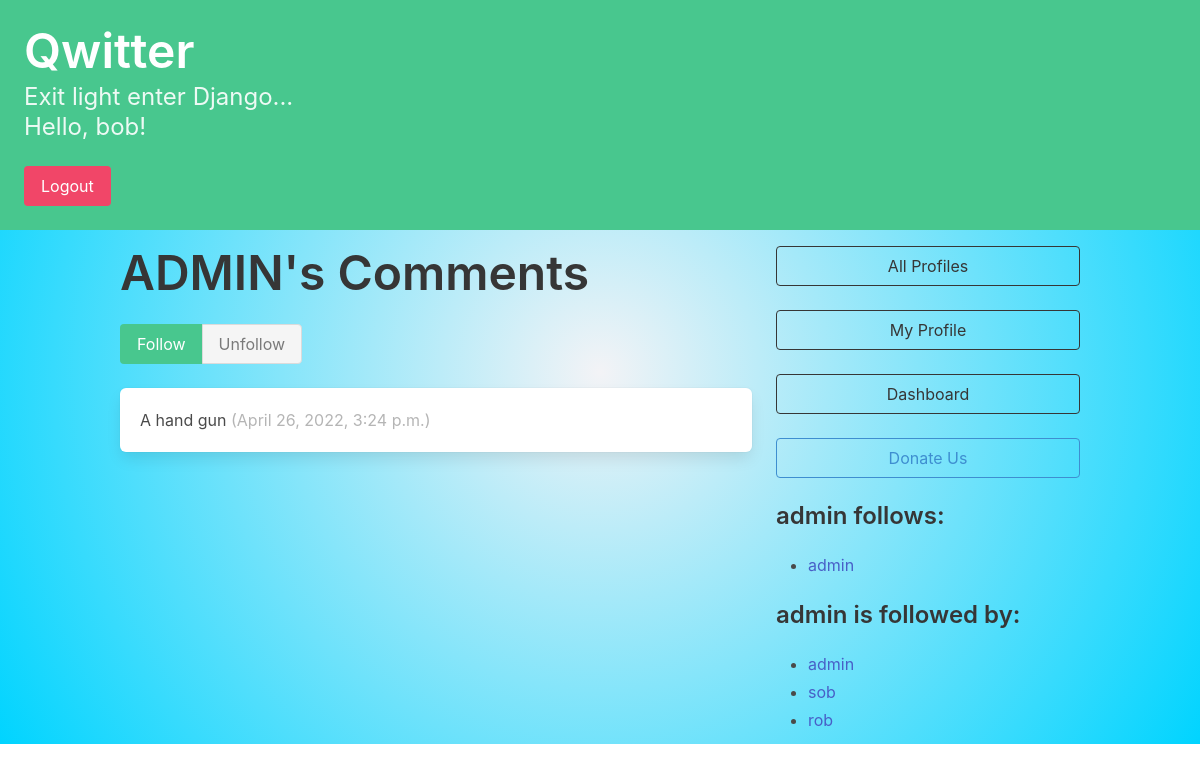
Screenshot of /profile/4 (signed in) with the database file from the repository.
### main_app/models.py (models this page shows, shortened)
class Profile(models.Model):
    user = models.OneToOneField(User, on_delete=models.CASCADE)
    follows = models.ManyToManyField("self", related_name="followed_by",
    symmetrical=False, blank=True)
    def __str__(self):
        return self.user.username

class Comments(models.Model):
    user = models.ForeignKey(User, related_name="comments", on_delete=models.DO_NOTHING,blank=True)
    body = models.CharField(max_length=140)
    created_at = models.DateTimeField(auto_now_add=True)

### main_app/views.py (the view, shortened to what this page needs)
# urls.py: path("profile/<int:pk>", profile, name="profile"),
@login_required(login_url='http://127.0.0.1:8000/')
def profile(request, pk):
    if not hasattr(request.user, 'profile'):
        missing_profile = Profile(user=request.user)
        missing_profile.save()
    profile = Profile.objects.get(pk=pk)
    return render(request, "profile.html", {"profile": profile})

### templates/profile.html (shortened to what this page needs)
{% extends 'base.html' %}
{% block content %}
<div class="column">
    <div class="block">
    <h1 class="title is-1">
        {{profile.user.username|upper}}'s Comments
    </h1>
    <form method="post">
        <div class="buttons has-addons">
        {% if profile in user.profile.follows.all %}
            <button class="button is-success is-static">
                Follow
            </button>
            <button class="button is-danger"
                    name="follow"
                    value="unfollow">
                Unfollow
            </button>
        {% else %}
            <button class="button is-success"
                    name="follow"
                    value="follow">
                Follow
            </button>
            <button class="button is-danger is-static">
                Unfollow
            </button>
        {% endif %}
        </div>
    </form>
    </div>
    <div class="content">
        {% for comment in profile.user.comments.all %}
            <div class="box">
                {{ comment.body }}
                <span class="is-small has-text-grey-light">
                    ({{ comment.created_at }})
                </span>
            </div>
        {% endfor %}
    </div>
</div>
<div class="column is-one-third">
    <div class="block">
        <a href="{% url 'main_app:profile_list' %}">
            <button class="button is-dark is-outlined is-fullwidth">
                All Profiles
            </button>
        </a>
    </div>
    <div class="block">
        <a href="{% url 'main_app:profile' request.user.profile.id %} ">
            <button class="button is-dark is-outlined is-fullwidth">
                My Profile
            </button>
        </a>
    </div>
        <div class="block">
        <a href="{% url 'main_app:dashboard' %} ">
            <button class="button is-dark is-outlined is-fullwidth">
                Dashboard
            </button>
        </a>
      </div>
      <div class="block">
        <a href="{% url 'main_app:donate' %} ">
            <button class="button is-info is-outlined is-fullwidth">
                Donate Us
            </button>
        </a>
    </div>
    <div class="block">
        <h3 class="title is-4">
            {{profile.user.username}} follows:
        </h3>
        <div class="content">
            <ul>
            {% for following in profile.follows.all %}
                <li>
                    <a href="{% url 'main_app:profile' following.id %} ">
                        {{ following }}
                    </a>
                </li>
            {% endfor %}
            </ul>
        </div>
    </div>
    <div class="block">
        <h3 class="title is-4">
            {{profile.user.username}} is followed by:
        </h3>
        <div class="content">
            <ul>
            {% for follower in profile.followed_by.all %}
                <li>
                    <a href="{% url 'main_app:profile' follower.id %} ">
                        {{ follower }}
                    </a>
                </li>
            {% endfor %}
            </ul>
        </div>
    </div>
</div>
{% endblock content %}

### templates/base.html (shortened to what this page needs)
<!DOCTYPE html>
<html lang="en">
<head>
    <link rel="stylesheet" href="https://cdn.jsdelivr.net/npm/bulma@0.9.3/css/bulma.min.css">
</head>
<body>
    <section class="hero is-small is-success mb-4">
        <div class="hero-body">
            <h1 class="title is-1">Qwitter</h1>
            <p class="subtitle is-4">
                Exit light enter Django... <br>
                Hello, {{ user.username|default:'Guest' }}!
            </p>
        <form action="{% url 'main_app:user_logout' %}" method="Post">
        <button class="button is-danger" type="submit"
                name="logout"
                value="logout">
            Logout
        </button>
        </form>
        </div>
    </section>
    <div class="container">
        <div class="columns">
            {% block content %}
            {% endblock content %}
        </div>
    </div>
</body>
</html>

### templates/base.html (style rules this page uses)
body { background: rgb(250, 250, 250); background: radial-gradient(circle, rgb(236, 236, 238) 0%, rgb(243, 243, 246) 0%, rgba(0,212,255,1) 100%); }

### templates/profile.html (style rules this page uses)
body { background: rgb(250, 250, 250); background: radial-gradient(circle, rgb(236, 236, 238) 0%, rgb(243, 243, 246) 0%, rgba(0,212,255,1) 100%); }

### rows the page displays
Profile: user.username "ADMIN", user.username "admin"
Comments: body "A hand gun", created_at "April 26, 2022, 3:24 p.m."
Profile: user.username "sob"
Profile: user.username "rob"

### other values shown
{{ user.username|default:'Guest' }} "bob"
